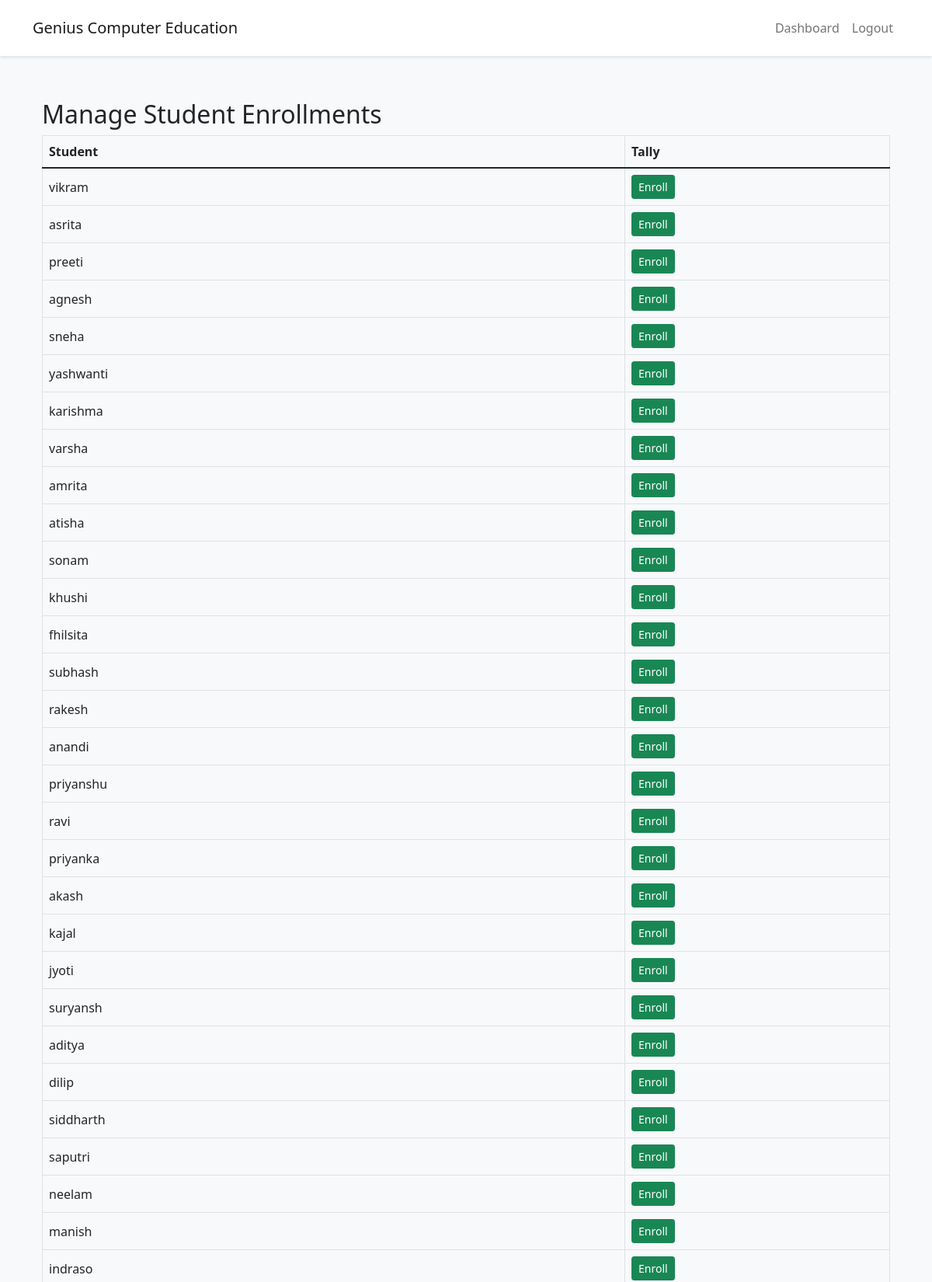
Screenshot of /teacher/manage_enrolments (signed in, upper part) with the database file from the repository.
### app.py (models this page shows, shortened)
class Course(db.Model):
    id = db.Column(db.Integer, primary_key=True)
    name = db.Column(db.String(100), nullable=False, unique=True)
    category_id = db.Column(db.Integer, db.ForeignKey('course_category.id'), nullable=False)
    questions = db.relationship('Question', backref='course', lazy=True)
    timer = db.relationship('ExamTimer', backref='course', uselist=False)
    timer_active = db.Column(db.Boolean, default=False)

class User(db.Model, UserMixin):
    id = db.Column(db.Integer, primary_key=True)
    username = db.Column(db.String(80), unique=True, nullable=False)
    password_hash = db.Column(db.String(120), nullable=False)
    is_teacher = db.Column(db.Boolean, default=False)
    answers = db.relationship('Answer', backref='user', lazy=True)
    absences = db.relationship('ExamAbsence', backref='user', lazy=True)
    question_selections = db.relationship('QuestionSelection', backref='student', lazy=True)
    enrolled_courses = db.relationship('Course', secondary='student_course', backref=db.backref('enrolled_students', lazy='dynamic'))

### app.py (the view)
@app.route('/teacher/manage_enrollments')
@app.route('/teacher/manage_enrolments')  # Add British spelling route
@login_required
def manage_enrollments():
    if not current_user.is_teacher:
        flash('Access denied!', 'error')
        return redirect(url_for('index'))
    students = User.query.filter_by(is_teacher=False).all()
    courses = Course.query.all()
    enrollments = {}
    for student in students:
        enrollments[student.id] = [course.id for course in student.enrolled_courses]
    if 'csrf_token' not in session:
        session['csrf_token'] = secrets.token_hex(32)
    return render_template('manage_enrollments.html',
                         students=students,
                         courses=courses,
                         enrollments=enrollments)

### app.py (called while the page is built)
@login_manager.user_loader
def load_user(user_id):
    return User.query.get(int(user_id))

### templates/manage_enrollments.html (shortened to what this page needs)
{% extends "base.html" %}
{% block content %}
<div class="container mt-4">
    <h2>Manage Student Enrollments</h2>
    <div class="table-responsive">
        <table class="table table-bordered">
            <thead>
                <tr>
                    <th>Student</th>
                    {% for course in courses %}
                    <th>{{ course.name }}</th>
                    {% endfor %}
                </tr>
            </thead>
            <tbody>
                {% for student in students %}
                <tr>
                    <td>{{ student.username }}</td>
                    {% for course in courses %}
                    <td>
                        {% if course.id in enrollments[student.id] %}
                        <button class="btn btn-danger btn-sm" onclick="unenrollStudent('{{ student.id }}', '{{ course.id }}')">
                            Unenroll
                        </button>
                        {% else %}
                        <button class="btn btn-success btn-sm" onclick="enrollStudent('{{ student.id }}', '{{ course.id }}')">
                            Enroll
                        </button>
                        {% endif %}
                    </td>
                    {% endfor %}
                </tr>
                {% endfor %}
            </tbody>
        </table>
    </div>
</div>
{% endblock %}

### templates/base.html (shortened to what this page needs)
<!DOCTYPE html>
<html lang="en">
<head>
    <link href="https://cdn.jsdelivr.net/npm/bootstrap@5.1.3/dist/css/bootstrap.min.css" rel="stylesheet">
    <link rel="stylesheet" href="https://cdnjs.cloudflare.com/ajax/libs/font-awesome/6.0.0/css/all.min.css">
</head>
<body>
    <nav class="navbar navbar-expand-lg navbar-light">
        <div class="container">
            <a class="navbar-brand" href="{{ url_for('index') }}">Genius Computer Education</a>
            <div class="collapse navbar-collapse" id="navbarNav">
                <ul class="navbar-nav ms-auto">
                    {% if current_user.is_authenticated %}
                        {% if current_user.is_teacher %}
                            <li class="nav-item">
                                <a class="nav-link" href="{{ url_for('teacher_dashboard') }}">Dashboard</a>
                            </li>
                        {% else %}
                            <li class="nav-item">
                                <a class="nav-link" href="{{ url_for('exam') }}">Take Exam</a>
                            </li>
                        {% endif %}
                        <li class="nav-item">
                            <a class="nav-link" href="{{ url_for('logout') }}">Logout</a>
                        </li>
                    {% else %}
                        <li class="nav-item">
                            <a class="nav-link" href="{{ url_for('login') }}">Login</a>
                        </li>
                    {% endif %}
                </ul>
            </div>
        </div>
    </nav>
    <div class="main-content">
        <div class="container mt-4">
            {% block content %}{% endblock %}
        </div>
    </div>
</body>
</html>

### templates/base.html (style rules this page uses)
body { min-height: 100vh; display: flex; flex-direction: column; background-color: #f8f9fa; }
.main-content { flex: 1; padding: 2rem 0; }
.navbar { padding: 1rem 0; background-color: #fff; box-shadow: 0 2px 4px rgba(0,0,0,0.1); }
.table th { background-color: #f8f9fa; font-weight: 600; }
.table td { vertical-align: middle; }

### rows the page displays
Course: name "Tally"
User: username "vikram"
User: username "asrita"
User: username "preeti"
User: username "agnesh"
User: username "sneha"
User: username "yashwanti"
User: username "karishma"
User: username "varsha"
User: username "amrita"
User: username "atisha"
User: username "sonam"
User: username "khushi"
User: username "fhilsita"
User: username "subhash"
User: username "rakesh"
User: username "anandi"
User: username "priyanshu"
User: username "ravi"
User: username "priyanka"
User: username "akash"
User: username "kajal"
User: username "jyoti"
User: username "suryansh"
User: username "aditya"
User: username "dilip"
User: username "siddharth"
User: username "saputri"
User: username "neelam"
User: username "manish"
User: username "indraso"
